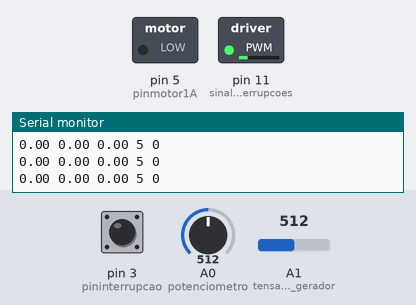
Bench run of a sketch on a simulated Arduino Uno, built with avr-gcc and run on an emulated ATmega328P. Shown: switched loads named in the sketch (green lamp = pin HIGH), the last lines printed to the serial monitor. Inputs (shaded band) come from the test bench; at power-on: pin 3 (pininterrupcao) LOW, A0 (potenciometro) = 512, A1 (tensao_saida_gerador) = 512.

Above: at 1.2 s.
1.3 s: pin 3 (pininterrupcao) pulled HIGH for 0.15 s
At 2.1 s:
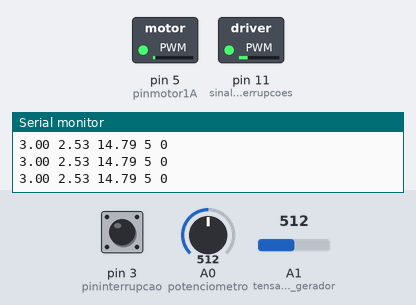
2.9 s: pin 3 (pininterrupcao) pulled HIGH for 1 s
At 3.4 s:
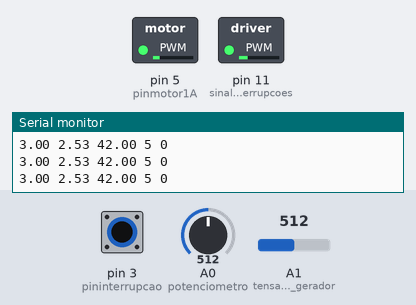
6.9 s: pin 3 (pininterrupcao) pulsed HIGH 5 times (0.12 s each, 0.3 s apart)
At 9.4 s:
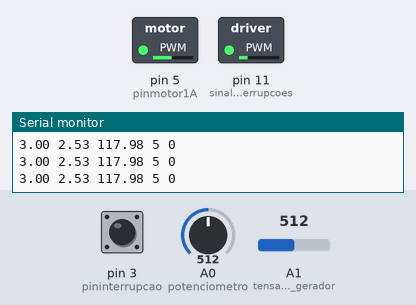
9.9 s: pin 3 (pininterrupcao) pulled HIGH for 0.15 s
At 11.1 s:
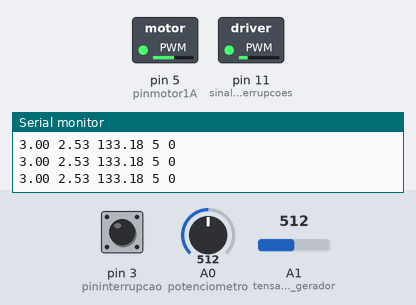
11.5 s: pin 3 (pininterrupcao) pulsed HIGH 5 times (0.12 s each, 0.3 s apart)
At 14.1 s:
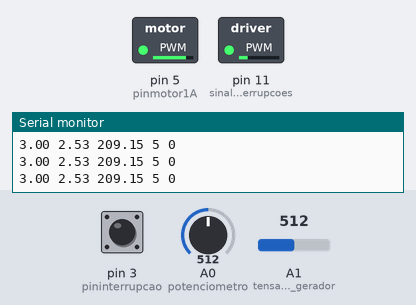
Timing chart, 0 to 15.5 s (numbered marks = the images above; inputs shaded):
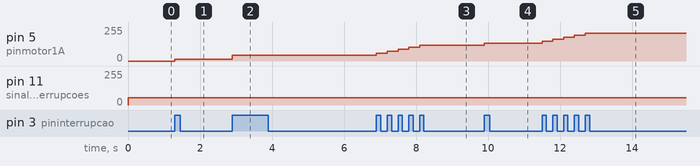

Measured:
- after the input at 1.3 s, pin 5 (pinmotor1A): 0/255 → 14/255 at once
- after the input at 2.9 s, pin 5 (pinmotor1A): 14/255 → 42/255 at once
- after the input at 6.9 s, pin 5 (pinmotor1A): moves from 42/255 to 117/255 over 1.2 s, starting at once
- after the input at 9.9 s, pin 5 (pinmotor1A): 117/255 → 133/255 at once
- after the input at 11.5 s, pin 5 (pinmotor1A): moves from 133/255 to 209/255 over 1.2 s, starting at once

The sketch:

Controlador_PID_Biblioteca.ino
```cpp
// ------------------ Controle PID - Biblioteca ------------------

// Incluindo os pacotes necessários
#include <PID_v1.h>

// ------- Pinos de Saída -------
#define pinmotor1A 5	           // Definindo o pino do motor 1 - Sentido de rotação A -Sinal PWM
#define sinal_pwm_interrupcoes 11  // Definindo o pino do sinal de referência para as interrupções


// ------- Pinos de Entrada -------
#define potenciometro A0          // Definindo o pino em que será conectado o potênciômetro
#define tensao_saida_gerador A1   // Definindo o pino onde será conectado o gerador
#define pininterrupcao 3          // Definindo o pino de interrupção


// Variáveis do controlador
double leitura_pot;      // Referência
double leitura_tensao;   // Entrada
double U;                // Saída

double leitura_pot_volts;
double leitura_tensao_volts;

// Ganhos do controlador
double Kp = 24.8408;
double Ki = 325.0165;
double Kd = 0.4746;

//double Kp = 3.8019;
//double Ki = 71.4399;
//double Kd = 0;

// Definindo o controlador PID
PID myPID(&leitura_tensao, &U, &leitura_pot, Kp, Ki, Kd, DIRECT);

// ------- Função executada na interrupção -------
void F_ISR(){

  // Leitura
  leitura_pot = analogRead(potenciometro);            // Leitura da referência (Potenciômetro)
  leitura_tensao = analogRead(tensao_saida_gerador);  // Leitura da saída do sistema (Tensão Gerador)

  leitura_pot_volts = round(analogRead(potenciometro) / 204.6);
  leitura_tensao_volts = analogRead(tensao_saida_gerador) / 202.1739;

  leitura_pot = round(analogRead(potenciometro) / 204.6);
  leitura_tensao = analogRead(tensao_saida_gerador) / 202.1739;


  // Executando o PID
  myPID.Compute();

  // Atualizando a saída do controlador
  analogWrite(pinmotor1A,U);

}


void setup(){

    Serial.begin(9600);    // Habilitando o modo de comunicação através da porta serial. 9600: Velocidade de comunicação.

  	// Definindo os pinos de saída
  	pinMode(pinmotor1A, OUTPUT);
  	pinMode(sinal_pwm_interrupcoes, OUTPUT);


  	// Definindo os pinos de entrada
  	pinMode(potenciometro, INPUT);
  	pinMode(tensao_saida_gerador, INPUT);
    pinMode(pininterrupcao, INPUT);

    // Alterando a frequência do sinal PWM para 7812.5 Hz
    TCCR0B = TCCR0B & 0b11111000 | 0X02;

  	// Definindo os parâmetros da interrupção
  	attachInterrupt(digitalPinToInterrupt(3), F_ISR, RISING);

    // Obs.: No arduino Uno as interrupções só podem ser feitas nos pinos 2 e 3
    // Parâmetros: -> digitalPinToInterrupt(3) - Pino de interrupção (Pino 3)
    //             -> ISR - Função executada quando se detecta uma interrupção
    //             -> RISING - Indica que a interrupção será executada na borda de subida do sinal PWM

    // Setando o PID no modo automático
    myPID.SetMode(AUTOMATIC);

}


void loop(){

  // Sinal PWM de referência para as Interrupções
  analogWrite(sinal_pwm_interrupcoes, 55);      // Sinal PWM qualquer de 7812.5Hz para servir de base para as interrupções


  // Plotagem dos gráficos
  Serial.print(leitura_pot_volts);
  Serial.print(" ");
  Serial.print(leitura_tensao_volts);
  Serial.print(" ");
  Serial.print(U);
  Serial.print(" ");
  Serial.print(5);
  Serial.print(" ");
  Serial.print(0);
  Serial.println(" ");


}
```
